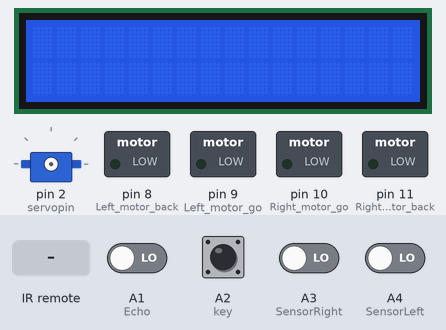
Simulated run of this sketch. Board: Arduino Uno, built with avr-gcc and run on an emulated ATmega328P. On the bench: 16×2 character LCD, servo, switched loads named in the sketch (green lamp = pin HIGH). Wiring (inferred from the names in the program): servo: signal pin 2. The inputs (shaded band) are chosen by the test bench; at power-on: A1 (Echo), A2 (key), A3 (SensorRight), A4 (SensorLeft) LOW. Servo pulses on a pin are drawn as a servo (544–2400 µs = 0–180°); pins used as bus, display or sensor lines are not drawn; what the sketch prints to the serial monitor is not drawn.

Above: at 1.2 s.
1.3 s: A2 (key) pulled HIGH for 0.15 s
At 2.3 s:
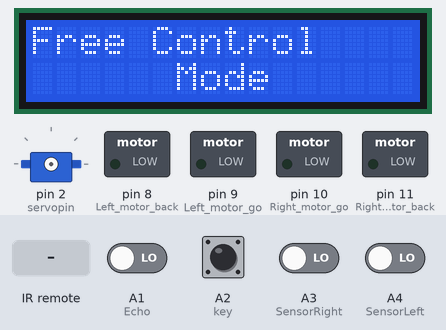
2.9 s: infrared code 0x00FF52AD received
At 5.89 s:
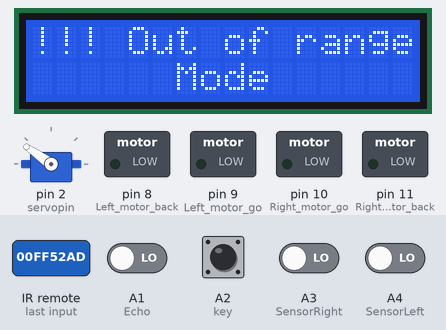
5.9 s: infrared code 0x00FF42BD received
At 7.9 s:
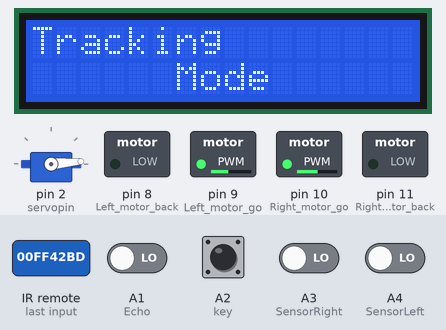
8.9 s: A3 (SensorRight) driven HIGH
At 9.3 s:
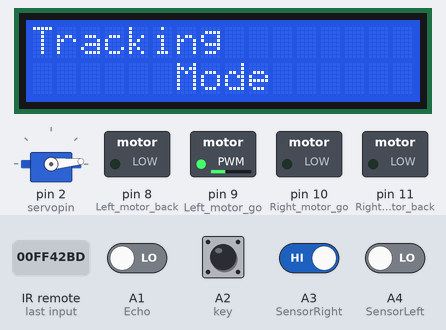
10.4 s: A4 (SensorLeft) driven HIGH
At 11.0 s:
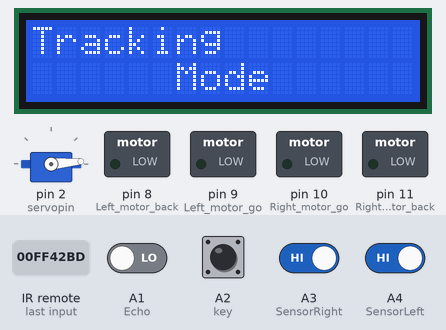
11.9 s: A3 (SensorRight) driven LOW
At 12.4 s:
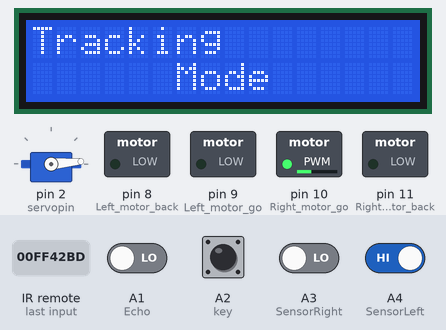
Timing chart, 0 to 14.4 s (numbered marks = the images above; inputs shaded):
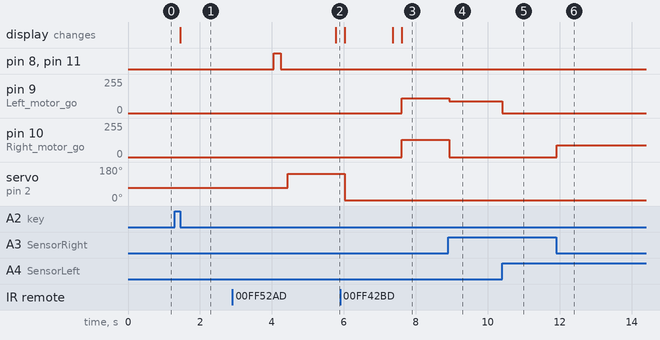

Measured:
- after the input at 1.3 s, the display: changes after 0.15 s (image 1)
- after the input at 2.9 s, pin 8 (Left_motor_back), pin 11 (Right_motor_back): LOW → HIGH after 1.1 s, → LOW 0.20 s later; servo on pin 2 (servopin): 71° → 70° after 0.11 s, → 145° 1.4 s later; the display: changes after 2.9 s (image 2)
- after the input at 5.9 s, pin 8 (Left_motor_back): stays LOW (without the input it goes to HIGH after 1.7 s); pin 9 (Left_motor_go): 0/255 → 110/255 after 1.7 s
- after the input at 8.9 s, pin 9 (Left_motor_go): 110/255 → 90/255 at once; pin 10 (Right_motor_go): 130/255 → 0/255 at once
- after the input at 10.4 s, pin 9 (Left_motor_go): 90/255 → 0/255 at once
- after the input at 11.9 s, pin 10 (Right_motor_go): 0/255 → 90/255 at once

The sketch:

Remote_contorl_alter.ino
```cpp
//============================亚博科技========================================
//  智能小车红外遥控实验
//  实验中所用接收红外信号为配送遥控器的信号，也可打印出信号数值，配合其他红外信号控制
//  参考4.视频教程\Arduino套件视频\视频教程\例程19-红外遥控.mp4
//  本实验不可调节电机速度，调节pwm值会影响红外的信号接收
//=============================================================================
#include <IRremote.h>//包含红外库
int RECV_PIN = A5;//端口声明
IRrecv irrecv(RECV_PIN);
decode_results results;//结构声明
int on = 0;//标志位
unsigned long last = millis();
int flag = 0;
int flag_change=0;
#include <LiquidCrystal.h> //申明1602液晶的函数库
LiquidCrystal lcd(13,12,6,5,4,3); //4数据口模式连线声明

long run_car = 0x00FF18E7;//按键2
long back_car = 0x00FF4AB5;//按键8
long left_car = 0x00FF10EF;//按键4
long right_car = 0x00FF5AA5;//按键6
long stop_car = 0x00FF38C7;//按键5
long left_turn = 0x00ff30CF;//按键1
long right_turn = 0x00FF7A85;//按键3
long tracking = 0x00ff42bd;   //按键7 控制主动循迹
long avoidance = 0x00ff52ad; //案件9 控制避障
long remote_control = 0x00ffa857;  //三角按键 红外控制

//==============================
int Left_motor_back=8;     //左电机后退(IN1)
int Left_motor_go=9;     //左电机前进(IN2)
int Right_motor_go=10;    // 右电机前进(IN3)
int Right_motor_back=11;    // 右电机后退(IN4)

int Echo = A1;  // Echo回声脚(P2.0)
int Trig =A0;  //  Trig 触发脚(P2.1)
const int SensorRight = A3;     //右循迹红外传感器(P3.2 OUT1)
const int SensorLeft = A4;      //左循迹红外传感器(P3.3 OUT2)
int key=A2;//定义按键 数字7 接口
int beep=12;//定义蜂鸣器 数字12 接口

int SL;    //左循迹红外传感器状态
int SR;    //右循迹红外传感器状态

int Front_Distance = 0;
int Left_Distance = 0;
int Right_Distance = 0;

int servopin=2;//设置舵机驱动脚到数字口2
int myangle;//定义角度变量
int pulsewidth;//定义脉宽变量
int val;

void setup()
{
  //初始化电机驱动IO为输出方式
  pinMode(Left_motor_go,OUTPUT); // PIN 8 (PWM)
  pinMode(Left_motor_back,OUTPUT); // PIN 9 (PWM)
  pinMode(Right_motor_go,OUTPUT);// PIN 10 (PWM)
  pinMode(Right_motor_back,OUTPUT);// PIN 11 (PWM)
  pinMode(13, OUTPUT);////端口模式，输出
  pinMode(SensorRight, INPUT); //定义右循迹红外传感器为输入
  pinMode(SensorLeft, INPUT); //定义左循迹红外传感器为输入
  pinMode(key,INPUT);//定义按键接口为输入接口
  pinMode(beep,OUTPUT);
  Serial.begin(9600);	//波特率9600
  irrecv.enableIRIn(); // Start the receiver

  lcd.begin(16,2);      //初始化1602液晶工作模式
  //定义1602液晶显示范围为2行16列字符
  pinMode(servopin,OUTPUT);//设定舵机接口为输出接口
}

//==========================digital_move=========================

void digital_run(int time)     // 前进
{
  digitalWrite(Right_motor_go,HIGH);  // 右电机前进
  digitalWrite(Right_motor_back,LOW);

  digitalWrite(Left_motor_go,HIGH);  // 左电机前进
  digitalWrite(Left_motor_back,LOW);

  delay(time * 100);   //执行时间，可以调整
}

void digital_left(int time)         //左转(左轮不动，右轮前进)
{
  digitalWrite(Right_motor_go,HIGH);  // 右电机前进
  digitalWrite(Right_motor_back,LOW);
  digitalWrite(Left_motor_go,LOW);   //左轮不动
  digitalWrite(Left_motor_back,LOW);
  delay(time * 100);  //执行时间，可以调整
}

void digital_spin_left(int time)         //左转(左轮后退，右轮前进)
{
  digitalWrite(Right_motor_go,HIGH);  // 右电机前进
  digitalWrite(Right_motor_back,LOW);
  digitalWrite(Left_motor_go,LOW);   //左轮后退
  digitalWrite(Left_motor_back,HIGH);
  delay(time * 100);  //执行时间，可以调整
}

void digital_right(int time)        //右转(右轮不动，左轮前进)
{
  digitalWrite(Right_motor_go,LOW);   //右电机不动
  digitalWrite(Right_motor_back,LOW);
  digitalWrite(Left_motor_go,HIGH);//左电机前进
  digitalWrite(Left_motor_back,LOW);
  delay(time * 100);  //执行时间，可以调整
}

void digital_spin_right(int time)        //右转(右轮后退，左轮前进)
{
  digitalWrite(Right_motor_go,LOW);   //右电机后退
  digitalWrite(Right_motor_back,HIGH);
  digitalWrite(Left_motor_go,HIGH);//左电机前进
  digitalWrite(Left_motor_back,LOW);
  delay(time * 100);  //执行时间，可以调整
}

void digital_back(int time)          //后退
{
  digitalWrite(Right_motor_go,LOW);  //右轮后退
  digitalWrite(Right_motor_back,HIGH);
  digitalWrite(Left_motor_go,LOW);  //左轮后退
  digitalWrite(Left_motor_back,HIGH);
  delay(time * 100);     //执行时间，可以调整
}

//===================analog_move===========================

void run(int time)     // 前进
{
  //digitalWrite(Right_motor_go,HIGH);  // 右电机前进
  //digitalWrite(Right_motor_back,LOW);
  analogWrite(Right_motor_go,130);//PWM比例0~255调速，左右轮差异略增减
  analogWrite(Right_motor_back,0);
  //digitalWrite(Left_motor_go,HIGH);  // 左电机前进
  //digitalWrite(Left_motor_back,LOW);
  analogWrite(Left_motor_go,110);//PWM比例0~255调速，左右轮差异略增减
  analogWrite(Left_motor_back,0);
  delay(time * 100);   //执行时间，可以调整
}


void brake(int time)         //刹车，停车
{
  digitalWrite(Right_motor_go,LOW);
  digitalWrite(Right_motor_back,LOW);
  digitalWrite(Left_motor_go,LOW);
  digitalWrite(Left_motor_back,LOW);
  delay(time * 100);//执行时间，可以调整
}

void left(int time)         //左转(左轮不动，右轮前进)
{
  analogWrite(Right_motor_go,90);
  analogWrite(Right_motor_back,0);//PWM比例0~255调速
  analogWrite(Left_motor_go,0);
  analogWrite(Left_motor_back,0);//PWM比例0~255调速
  delay(time * 100);	//执行时间，可以调整
}


void spin_left(int time)         //左转(左轮后退，右轮前进)
{
  //digitalWrite(Right_motor_go,HIGH);	// 右电机前进
  //digitalWrite(Right_motor_back,LOW);
  analogWrite(Right_motor_go,200);
  analogWrite(Right_motor_back,0);//PWM比例0~255调速
  //digitalWrite(Left_motor_go,LOW);   //左轮后退
  //digitalWrite(Left_motor_back,HIGH);
  analogWrite(Left_motor_go,0);
  analogWrite(Left_motor_back,200);//PWM比例0~255调速
  delay(time * 100);	//执行时间，可以调整
}


void right(int time)        //右转(右轮不动，左轮前进)
{
  //digitalWrite(Right_motor_go,LOW);   //右电机不动
  //digitalWrite(Right_motor_back,LOW);
  analogWrite(Right_motor_go,0);
  analogWrite(Right_motor_back,0);//PWM比例0~255调速
  //digitalWrite(Left_motor_go,HIGH);//左电机前进
  //digitalWrite(Left_motor_back,LOW);
  analogWrite(Left_motor_go,90);
  analogWrite(Left_motor_back,0);//PWM比例0~255调速
  delay(time * 100);	//执行时间，可以调整
}


void spin_right(int time)        //右转(右轮后退，左轮前进)
{
  //digitalWrite(Right_motor_go,LOW);   //右电机后退
  //digitalWrite(Right_motor_back,HIGH);
  analogWrite(Right_motor_go,0);
  analogWrite(Right_motor_back,200);//PWM比例0~255调速
  //digitalWrite(Left_motor_go,HIGH);//左电机前进
  //digitalWrite(Left_motor_back,LOW);
  analogWrite(Left_motor_go,200);
  analogWrite(Left_motor_back,0);//PWM比例0~255调速
  delay(time * 100);	//执行时间，可以调整
}


void back(int time)          //后退
{
  //digitalWrite(Right_motor_go,LOW);  //右轮后退
  //digitalWrite(Right_motor_back,HIGH);
  analogWrite(Right_motor_go,0);
  analogWrite(Right_motor_back,150);//PWM比例0~255调速
  //digitalWrite(Left_motor_go,LOW);  //左轮后退
  //digitalWrite(Left_motor_back,HIGH);
  analogWrite(Left_motor_go,0);
  analogWrite(Left_motor_back,150);//PWM比例0~255调速
  delay(time * 100);     //执行时间，可以调整
}

void dump(decode_results *results)
{
  int count = results->rawlen;
  if (results->decode_type == UNKNOWN)
  {
    //Serial.println("Could not decode message");
    brake(1);
  }
//串口打印，调试时可以打开，实际运行中会影响反应速度，建议屏蔽
/*
  else
  {

    if (results->decode_type == NEC)
    {
      Serial.print("Decoded NEC: ");
    }
    else if (results->decode_type == SONY)
    {
      Serial.print("Decoded SONY: ");
    }
    else if (results->decode_type == RC5)
    {
      Serial.print("Decoded RC5: ");
    }
    else if (results->decode_type == RC6)
    {
      Serial.print("Decoded RC6: ");
    }
    Serial.print(results->value, HEX);
    Serial.print(" (");
    Serial.print(results->bits, DEC);
    Serial.println(" bits)");

  }
  Serial.print("Raw (");
  Serial.print(count, DEC);
  Serial.print("): ");

  for (int i = 0; i < count; i++)
  {
    if ((i % 2) == 1)
    {
      Serial.print(results->rawbuf[i]*USECPERTICK, DEC);
    }
    else
    {
      Serial.print(-(int)results->rawbuf[i]*USECPERTICK, DEC);
    }
    Serial.print(" ");
  }
  Serial.println("");
*/
}

void keysacn()//按键扫描
{
  int val;
  val=digitalRead(key);//读取数字7 口电平值赋给val
  while(!digitalRead(key))//当按键没被按下时，一直循环
  {
    val=digitalRead(key);//此句可省略，可让循环跑空
  }
  while(digitalRead(key))//当按键被按下时
  {
    delay(10);  //延时10ms
    val=digitalRead(key);//读取数字7 口电平值赋给val
    if(val==HIGH)  //第二次判断按键是否被按下
    {
      digitalWrite(beep,HIGH);    //蜂鸣器响
      while(!digitalRead(key))  //判断按键是否被松开
        digitalWrite(beep,LOW);   //蜂鸣器停止
    }
    else
      digitalWrite(beep,LOW);//蜂鸣器停止
  }
}

//======================舵--机--控--制===========================
void servopulse(int servopin,int myangle)/*定义一个脉冲函数，用来模拟方式产生PWM值*/
{
  pulsewidth=(myangle*11)+500;//将角度转化为500-2480 的脉宽值
  digitalWrite(servopin,HIGH);//将舵机接口电平置高
  delayMicroseconds(pulsewidth);//延时脉宽值的微秒数
  digitalWrite(servopin,LOW);//将舵机接口电平置低
  delay(20-pulsewidth/1000);//延时周期内剩余时间
}
//======================距--离--感--应=============================

float Distance_test()   // 量出前方距离
{
  digitalWrite(Trig, LOW);   // 给触发脚低电平2μs
  delayMicroseconds(2);
  digitalWrite(Trig, HIGH);  // 给触发脚高电平10μs，这里至少是10μs
  delayMicroseconds(10);
  digitalWrite(Trig, LOW);    // 持续给触发脚低电
  float Fdistance = pulseIn(Echo, HIGH);  // 读取高电平时间(单位：微秒)
  Fdistance= Fdistance/58;       //为什么除以58等于厘米，  Y米=（X秒*344）/2
  // X秒=（ 2*Y米）/344 ==》X秒=0.0058*Y米 ==》厘米=微秒/58
  //Serial.print("Distance:");      //输出距离（单位：厘米）
  //Serial.println(Fdistance);         //显示距离
  return Fdistance;
}
//==================-显-示-=============================
void Display_mode(int Mode)
{
  lcd.home();
  if(!Mode)
  {
    lcd.print("Free Control");
    lcd.setCursor(6,2);   //把光标定位在第2行，第6列
    lcd.print("Mode");
    }
  else
  {
    lcd.print("Tracking");
    lcd.setCursor(6,2);   //把光标定位在第2行，第6列
    lcd.print("Mode");
    }
}

void Distance_display(int Distance)//显示距离
{
  if((2<Distance)&(Distance<400))
  {
    lcd.home();        //把光标移回左上角，即从头开始输出
    lcd.print("    Distance: ");       //显示
    lcd.setCursor(6,2);   //把光标定位在第2行，第6列
    lcd.print(Distance);       //显示距离
    lcd.print("cm");          //显示
  }
  else
  {
    lcd.home();        //把光标移回左上角，即从头开始输出
    lcd.print("!!! Out of range");       //显示
  }
  delay(250);
  lcd.clear();
}

//=====================距-离-检-测========================
void front_detection()
{
  //此处循环次数减少，为了增加小车遇到障碍物的反应速度
  for(int i=0;i<=5;i++) //产生PWM个数，等效延时以保证能转到响应角度
  {
    servopulse(servopin,70);//模拟产生PWM
  }
  Front_Distance = Distance_test();
  //Serial.print("Front_Distance:");      //输出距离（单位：厘米）
 // Serial.println(Front_Distance);         //显示距离
 //Distance_display(Front_Distance);
}

void left_detection()
{
  for(int i=0;i<=15;i++) //产生PWM个数，等效延时以保证能转到响应角度
  {
    servopulse(servopin,145);//模拟产生PWM
  }
  Left_Distance = Distance_test();
  //Serial.print("Left_Distance:");      //输出距离（单位：厘米）
  //Serial.println(Left_Distance);         //显示距离
}

void right_detection()
{
  for(int i=0;i<=15;i++) //产生PWM个数，等效延时以保证能转到响应角度
  {
    servopulse(servopin,5);//模拟产生PWM
  }
  Right_Distance = Distance_test();
  //Serial.print("Right_Distance:");      //输出距离（单位：厘米）
  //Serial.println(Right_Distance);         //显示距离
}
//===========================================================

void loop()
{
  keysacn();
  while(1)
  {
    Serial.println("=======================");
     flag_change=0;
     if (irrecv.decode(&results)) //调用库函数：解码
     {
        flag_change=1;

        // If it's been at least 1/4 second since the last
        // IR received, toggle the relay
        if (millis() - last > 250) //确定接收到信号
        {
          on = !on;//标志位置反
          digitalWrite(13, on ? HIGH : LOW);//板子上接收到信号闪烁一下led
          dump(&results);//解码红外信号
        }

        if(results.value==tracking)
          {flag=1;}//按键7
        else if(results.value==avoidance)
          {flag=2;} //按键9
        else
        {
          if(results.value==remote_control)
          {flag=0;}//按键三角，自由控制
        }


     }

     switch(flag)
     {
        case 0://自由控制

            Serial.println(results.value);

            Display_mode(0);
               //Serial.println("Free Control!!!");
            if (results.value == run_car )//按键2
            {
              run(0);//前进
              Serial.println("  run!!!");
              }
            if (results.value == back_car )//按键8
              digital_back(0);//后退
            if (results.value == left_car )//按键4
              digital_left(0);//左转
            if (results.value == right_car )//按键6
              digital_right(0);//右转
            if (results.value == stop_car )//按键5
            {
              brake(0);//停车
              Serial.println("!!!!Stop!!!");
              }
            if (results.value == left_turn )//按键1
            {
              digital_spin_left(0);//左旋转
              Serial.println("          Left!!!");
              }
            if (results.value == right_turn )//按键3
              digital_spin_right(0);//右旋转
            break;
        case 1://循迹
            Display_mode(1);
            //Serial.println("        Tracking!");
            SR = digitalRead(SensorRight);//有信号表明在白色区域，车子底板上L3亮；没信号表明压在黑线上，车子底板上L3灭
            SL = digitalRead(SensorLeft);//有信号表明在白色区域，车子底板上L2亮；没信号表明压在黑线上，车子底板上L2灭
            //黑色，SR/SL为1，灯灭；白色，SR/SL为0，灯亮
            if (SL == LOW&&SR==LOW)
              run(0);   //调用前进函数
            else if (SL == LOW & SR == HIGH)
              right(0);
            else if (SL == HIGH & SR == LOW)
              left(0);
            else // 都是黑色, 停止
              brake(0);
            break;
        case 2://避障
            //Serial.println("                  Avoiding!");
            front_detection();//测量前方距离
            if(Front_Distance < 32)//当遇到障碍物时
            {
              digital_back(2);//后退减速
              brake(2);//停下来做测距

              left_detection();//测量左边距障碍物距离
              Distance_display(Left_Distance);//液晶屏显示距离
              //irrecv.resume();
              //if (irrecv.decode(&results)) break;
              right_detection();//测量右边距障碍物距离
              Distance_display(Right_Distance);//液晶屏显示距离
              //irrecv.resume();
              //if (irrecv.decode(&results)) break;

              if((Left_Distance < 35 ) &&( Right_Distance < 35 ))//当左右两侧均有障碍物靠得比较近
                digital_spin_left(0.7);//旋转掉头
              else if(Left_Distance > Right_Distance)//左边比右边空旷
              {
                digital_left(3);//左转
                brake(1);//刹车，稳定方向
              }
              else//右边比左边空旷
              {
                digital_right(3);//右转
                brake(1);//刹车，稳定方向
              }
             }
            else
            {
              digital_run(0); //无障碍物，直行
            }
            break;
      }

      if(flag_change)
      {
        last = millis();
        irrecv.resume(); // Receive the next value
      }


  }
}
```
